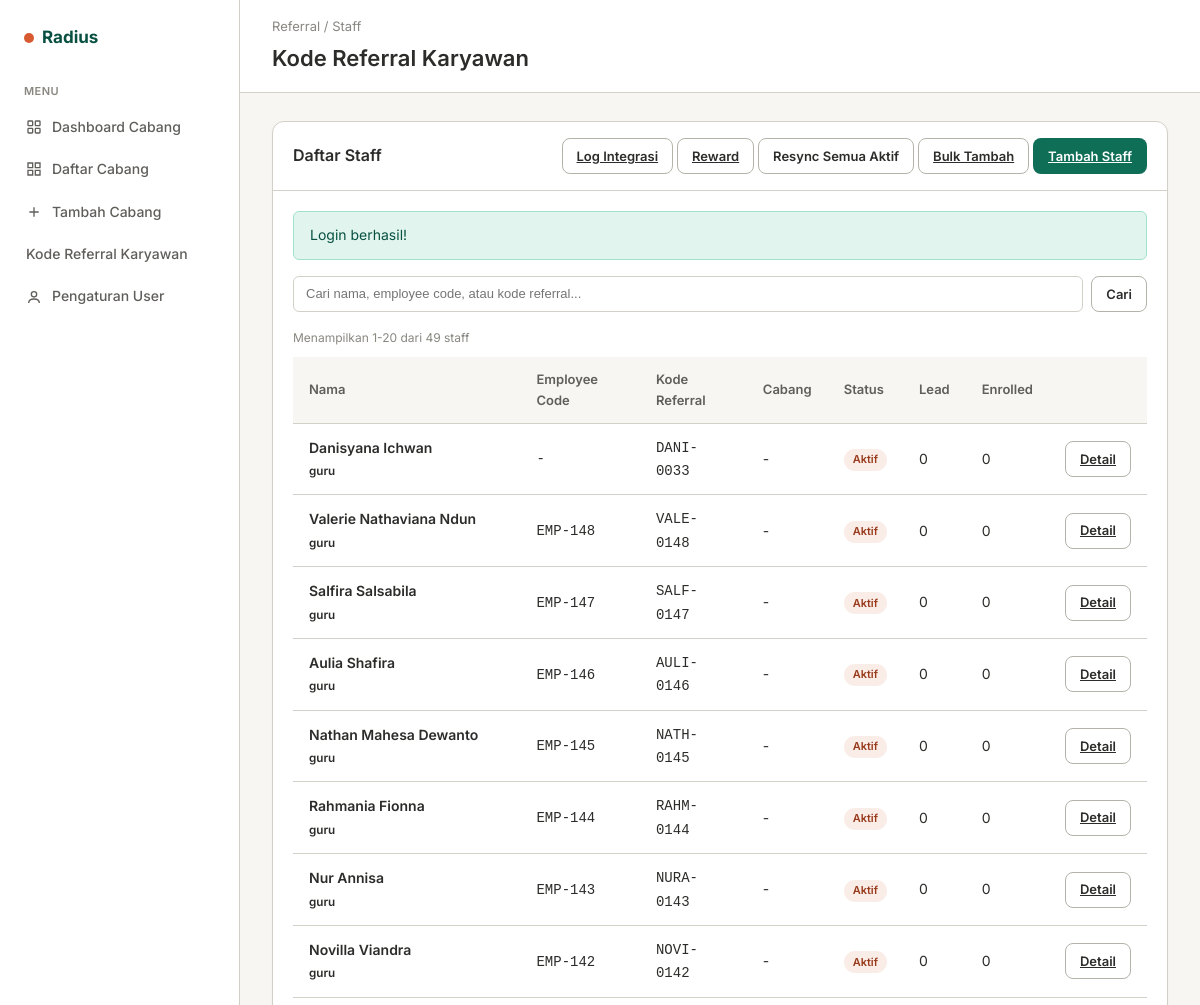
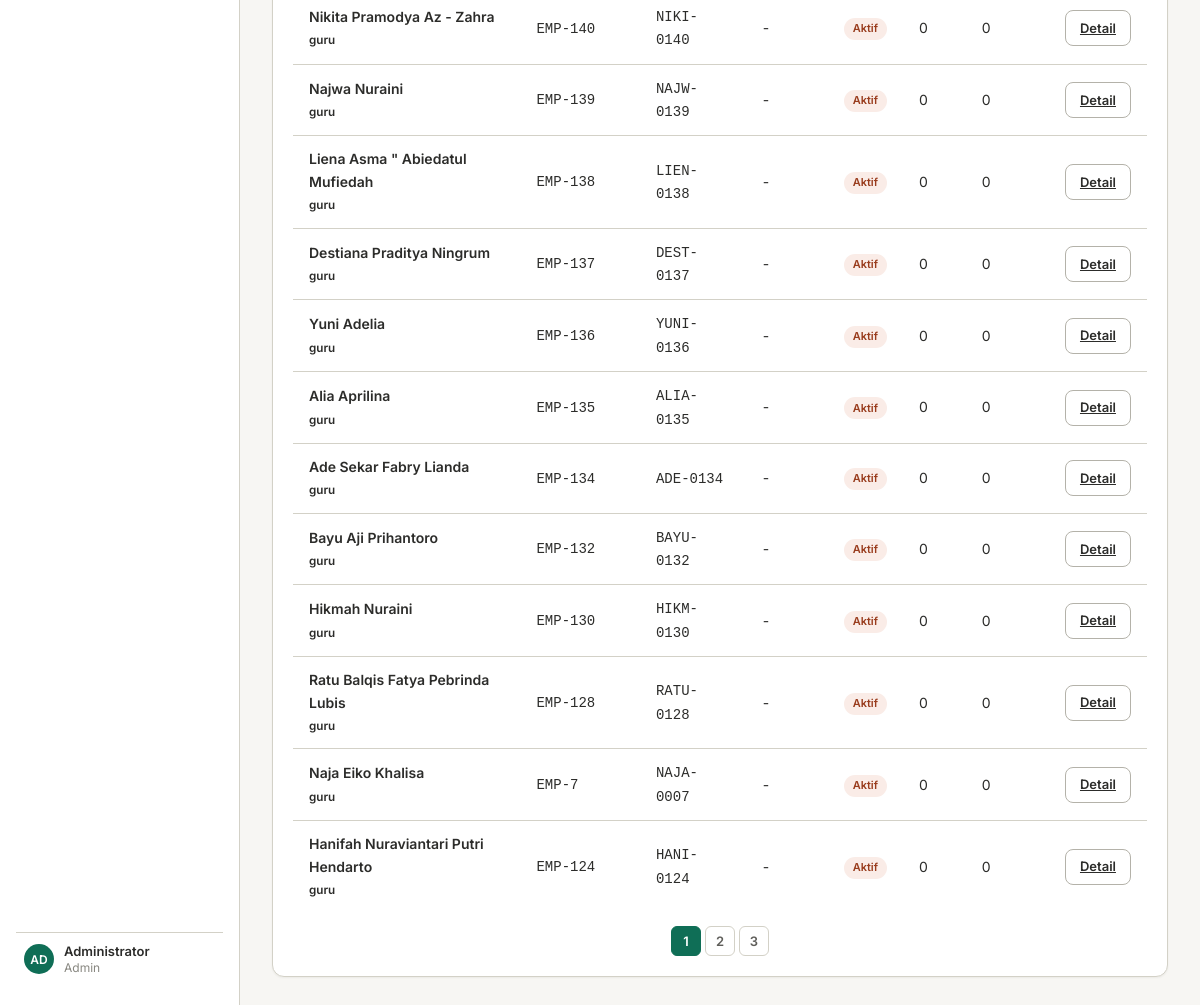
/referral (signed in), run on the app's committed database (2 pictures, top to bottom).
### tables this page shows
CREATE TABLE IF NOT EXISTS staff (
    id INT AUTO_INCREMENT PRIMARY KEY,
    name VARCHAR(150) NOT NULL,
    employee_code VARCHAR(60) NULL UNIQUE,
    role VARCHAR(80) NOT NULL DEFAULT 'staff',
    branch_id INT NULL,
    referral_code VARCHAR(40) NOT NULL UNIQUE,
    status ENUM('aktif', 'nonaktif') NOT NULL DEFAULT 'aktif',
    created_at TIMESTAMP DEFAULT CURRENT_TIMESTAMP,
    updated_at TIMESTAMP DEFAULT CURRENT_TIMESTAMP ON UPDATE CURRENT_TIMESTAMP,
    CONSTRAINT fk_staff_branch FOREIGN KEY (branch_id) REFERENCES branches(id) ON DELETE SET NULL
);

### app/Helpers/functions.php (called while the page is built, shortened)
<?php
function view(string $view, array $data = []) {
    $viewPath = __DIR__ . "/../../views/{$view}.php";
    extract($data);
    include $viewPath;
}
function flash(string $name, string $message = "") {
    if ($message) {
        $_SESSION["flash_{$name}"] = $message;
    } else {
        $msg = $_SESSION["flash_{$name}"] ?? "";
        return $msg;
    }
}

### app/Controllers/ReferralController.php (called while the page is built, shortened)
<?php
class ReferralController {
    private $staff;
    public function __construct() {
        global $pdo;
        $this->staff = new Staff($pdo);
    }
    public function index() {
        $search = trim($_GET['search'] ?? '');
        $perPage = 20;
        $total = $this->staff->paginate($search, 1, 0)['total'];
        $totalPages = max(1, (int) ceil($total / $perPage));
        $page = min(max(1, (int) ($_GET['page'] ?? 1)), $totalPages);
        $result = $this->staff->paginate($search, $perPage, ($page - 1) * $perPage);
        view('referral/index', [
            'staff' => $result['rows'],
            'search' => $search,
            'page' => $page,
            'perPage' => $perPage,
            'total' => $result['total'],
            'totalPages' => $totalPages,
        ]);
    }
}

### index.php (called while the page is built, shortened)
<?php
spl_autoload_register(function ($class) {
    if (strpos($class, "App\\") === 0) {
        $path = __DIR__ . "/app/" . str_replace("\\", "/", substr($class, 4)) . ".php";
    }
});
require_once __DIR__ . "/app/Helpers/functions.php";
$route = $_GET["route"] ?? "dashboard";
$routes = require_once __DIR__ . "/config/routes.php";
$matched = null;
$params = [];
if (!$matched && isset($routes[$route])) {
    $matched = $routes[$route];
}
if ($matched) {
    $controller = $matched["controller"];
    $action = $matched["action"];
    $controllerFile = $controller . "Controller";
    $controllerPath = __DIR__ . "/app/Controllers/{$controllerFile}.php";
    if (file_exists($controllerPath)) {
        $controllerObj = new $class();
        $controllerObj->$action(...array_values($params));
    } else {
        http_response_code(404);
        view("errors/404");
    }
} else {
    http_response_code(404);
    view("errors/404");
}

### app/Models/Staff.php (called while the page is built, shortened)
<?php
class Staff {
    private $pdo;
    public function __construct(PDO $pdo) {
        $this->pdo = $pdo;
    }
    public function paginate(string $search, int $limit, int $offset): array {
        $where = '';
        $params = [];
        $countStmt = $this->pdo->prepare("SELECT COUNT(*) FROM staff s{$where}");
        $countStmt->execute($params);
        $total = (int) $countStmt->fetchColumn();
        $stmt = $this->pdo->prepare("SELECT s.*, b.name AS branch_name,
            (SELECT COUNT(*) FROM registrations r WHERE r.staff_id = s.id) AS lead_count,
            (SELECT COUNT(*) FROM registrations r WHERE r.staff_id = s.id AND r.enrollment_status = 'enrolled') AS enrolled_count
            FROM staff s LEFT JOIN branches b ON b.id = s.branch_id{$where}
            ORDER BY s.created_at DESC, s.id DESC LIMIT ? OFFSET ?");
        $position = 1;
        $stmt->bindValue($position++, $limit, PDO::PARAM_INT);
        $stmt->bindValue($position, $offset, PDO::PARAM_INT);
        $stmt->execute();
        return ['rows' => $stmt->fetchAll(), 'total' => $total];
    }
}

### views/referral/index.php (the view, shortened to what this page needs)
<div class="card"><div class="card-header"><h2 class="card-title">Daftar Staff</h2><div><a class="btn btn-secondary" href="<?php echo APP_URL; ?>/referral/logs">Log Integrasi</a> <a class="btn btn-secondary" href="<?php echo APP_URL; ?>/referral/settings">Reward</a> <form style="display:inline" method="POST" action="<?php echo APP_URL; ?>/referral/resync"><button class="btn btn-secondary" type="submit">Resync Semua Aktif</button></form> <a class="btn btn-secondary" href="<?php echo APP_URL; ?>/referral/bulk">Bulk Tambah</a> <a class="btn btn-primary" href="<?php echo APP_URL; ?>/referral/create">Tambah Staff</a></div></div><div class="card-body">
<?php if ($message = flash('success')): ?><div class="alert alert-success"><?php echo htmlspecialchars($message); ?></div><?php endif; ?>
<form method="GET" action="<?php echo APP_URL; ?>/referral" style="margin-bottom:16px;display:flex;gap:8px;"><input type="search" name="search" value="<?php echo htmlspecialchars($search); ?>" placeholder="Cari nama, employee code, atau kode referral..." style="flex:1;height:36px;padding:0 12px;border:1px solid var(--color-border);border-radius:var(--radius-sm);font-size:13px;"><button class="btn btn-secondary" type="submit">Cari</button><?php if ($search !== ''): ?><a class="btn btn-secondary" href="<?php echo APP_URL; ?>/referral">Reset</a><?php endif; ?></form>
<?php if (empty($staff)): ?><p class="text-muted"><?php echo $search !== '' ? 'Staff tidak ditemukan.' : 'Belum ada staff.'; ?></p><?php else: ?><div class="helper-text" style="margin-bottom:10px;">Menampilkan <?php echo (($page - 1) * $perPage) + 1; ?>-<?php echo min($page * $perPage, $total); ?> dari <?php echo $total; ?> staff</div><table class="table"><thead><tr><th>Nama</th><th>Employee Code</th><th>Kode Referral</th><th>Cabang</th><th>Status</th><th>Lead</th><th>Enrolled</th><th></th></tr></thead><tbody><?php foreach ($staff as $row): ?><tr><td class="text-strong"><?php echo htmlspecialchars($row['name']); ?><br><small><?php echo htmlspecialchars($row['role']); ?></small></td><td><code><?php echo htmlspecialchars($row['employee_code'] ?: '-'); ?></code></td><td><code><?php echo htmlspecialchars($row['referral_code']); ?></code></td><td><?php echo htmlspecialchars($row['branch_name'] ?: '-'); ?></td><td><span class="badge <?php echo $row['status'] === 'aktif' ? 'badge-info' : 'badge-warning'; ?>"><?php echo ucfirst($row['status']); ?></span></td><td><?php echo (int) $row['lead_count']; ?></td><td><?php echo (int) $row['enrolled_count']; ?></td><td><a class="btn btn-secondary" href="<?php echo APP_URL . '/referral/' . $row['id']; ?>">Detail</a></td></tr><?php endforeach; ?></tbody></table><?php endif; ?>
<?php if ($totalPages > 1): ?><div class="pagination"><?php for ($i = 1; $i <= $totalPages; $i++): ?><a class="page-btn <?php echo $i === $page ? 'is-active' : ''; ?>" href="<?php echo APP_URL; ?>/referral?<?php echo http_build_query(['search' => $search, 'page' => $i]); ?>"><?php echo $i; ?></a><?php endfor; ?></div><?php endif; ?></div></div>
<?php $content = ob_get_clean(); include __DIR__ . '/../layouts/main.php'; ?>

### public/css/style.css (style rules this page uses)
:root { --color-primary-50: #E1F5EE; --color-primary-100: #9FE1CB; --color-primary-400: #1D9E75; --color-primary-600: #0F6E56; --color-primary-800: #085041; --color-primary-900: #04342C; --color-accent-50: #FAECE7; --color-accent-400: #D85A30; --color-accent-600: #993C1D; --color-success: #3B6D11; --color-warning: #854F0B; --color-info: #185FA5; --color-danger: #A32D2D; --color-surface-0: #FFFFFF; --color-surface-1: #F7F6F3; --color-surface-2: #FFFFFF; --color-border: #D3D1C7; --color-border-strong: #B4B2A9; --color-text-primary: #2C2C2A; --color-text-secondary: #5F5E5A; --color-text-muted: #888780; --font-sans: "Inter", -apple-system, "Segoe UI", sans-serif; --font-mono: "IBM Plex Mono", "SFMono-Regular", monospace; --radius-sm: 6px; --radius-md: 8px; --radius-lg: 12px; --shadow-sm: 0 1px 2px rgba(44,44,42,0.06); --shadow-md: 0 2px 8px rgba(44,44,42,0.08); --space-1: 4px; --space-2: 8px; --space-3: 12px; --space-4: 16px; --space-5: 24px; --space-6: 32px; }
* { box-sizing: border-box; }
html, body { margin: 0; padding: 0; font-family: var(--font-sans); background: var(--color-surface-1); color: var(--color-text-primary); font-size: 14px; line-height: 1.6; }
.btn { display: inline-flex; align-items: center; gap: 6px; height: 36px; padding: 0 14px; border-radius: var(--radius-md); font-size: 13px; font-weight: 600; cursor: pointer; border: 1px solid transparent; font-family: inherit; }
.btn-primary { background: var(--color-primary-600); color: white; }
.btn-secondary { background: white; border-color: var(--color-border-strong); color: var(--color-text-primary); }
.helper-text { font-size: 12px; color: var(--color-text-muted); margin-top: 6px; }
.card { background: var(--color-surface-2); border: 1px solid var(--color-border); border-radius: var(--radius-lg); box-shadow: var(--shadow-sm); overflow: hidden; }
.card-header { padding: 16px 20px; border-bottom: 1px solid var(--color-border); display: flex; align-items: center; justify-content: space-between; }
.card-title { font-size: 16px; font-weight: 600; margin: 0; }
.card-body { padding: 20px; }
.table { width: 100%; border-collapse: collapse; font-size: 14px; }
.table th, .table td { padding: 12px 16px; text-align: left; border-bottom: 1px solid var(--color-border); }
.table th { background: var(--color-surface-1); color: var(--color-text-secondary); font-weight: 600; font-size: 13px; }
.table tbody tr:last-child td { border-bottom: none; }
.text-strong { font-weight: 600; color: var(--color-text-primary); }
.badge { display: inline-flex; align-items: center; height: 22px; padding: 0 9px; border-radius: 999px; font-size: 11px; font-weight: 600; white-space: nowrap; }
.badge-info { background: var(--color-accent-50); color: var(--color-accent-600); }
.pagination { display: flex; align-items: center; justify-content: center; gap: 4px; margin-top: 14px; }
.page-btn { display: inline-flex; align-items: center; justify-content: center; min-width: 30px; height: 30px; padding: 0 6px; border: 1px solid var(--color-border); border-radius: var(--radius-sm); background: var(--color-surface-0); color: var(--color-text-secondary); font-size: 13px; font-weight: 600; text-decoration: none; transition: all 0.15s ease; }
.page-btn.is-active { background: var(--color-primary-600); border-color: var(--color-primary-600); color: #fff; }
.alert { padding: 12px 16px; border-radius: var(--radius-sm); margin-bottom: var(--space-4); }
.alert-success { background: var(--color-primary-50); color: var(--color-primary-800); border: 1px solid var(--color-primary-100); }

### data on the page
staff: name "Danisyana Ichwan", role "guru", employee_code "-", referral_code "DANI-0033", branch_name "-", status "Aktif", lead_count "0", enrolled_count "0"
staff: name "Valerie Nathaviana Ndun", role "guru", employee_code "EMP-148", referral_code "VALE-0148", branch_name "-", status "Aktif", lead_count "0", enrolled_count "0"
staff: name "Salfira Salsabila", role "guru", employee_code "EMP-147", referral_code "SALF-0147", branch_name "-", status "Aktif", lead_count "0", enrolled_count "0"
staff: name "Aulia Shafira", role "guru", employee_code "EMP-146", referral_code "AULI-0146", branch_name "-", status "Aktif", lead_count "0", enrolled_count "0"
staff: name "Nathan Mahesa Dewanto", role "guru", employee_code "EMP-145", referral_code "NATH-0145", branch_name "-", status "Aktif", lead_count "0", enrolled_count "0"
staff: name "Rahmania Fionna", role "guru", employee_code "EMP-144", referral_code "RAHM-0144", branch_name "-", status "Aktif", lead_count "0", enrolled_count "0"
staff: name "Nur Annisa", role "guru", employee_code "EMP-143", referral_code "NURA-0143", branch_name "-", status "Aktif", lead_count "0", enrolled_count "0"
staff: name "Novilla Viandra", role "guru", employee_code "EMP-142", referral_code "NOVI-0142", branch_name "-", status "Aktif", lead_count "0", enrolled_count "0"
staff: name "Nikita Pramodya Az - Zahra", role "guru", employee_code "EMP-140", referral_code "NIKI-0140", branch_name "-", status "Aktif", lead_count "0", enrolled_count "0"
staff: name "Najwa Nuraini", role "guru", employee_code "EMP-139", referral_code "NAJW-0139", branch_name "-", status "Aktif", lead_count "0", enrolled_count "0"
staff: name "Liena Asma \" Abiedatul Mufiedah", role "guru", employee_code "EMP-138", referral_code "LIEN-0138", branch_name "-", status "Aktif", lead_count "0", enrolled_count "0"
staff: name "Destiana Praditya Ningrum", role "guru", employee_code "EMP-137", referral_code "DEST-0137", branch_name "-", status "Aktif", lead_count "0", enrolled_count "0"
staff: name "Yuni Adelia", role "guru", employee_code "EMP-136", referral_code "YUNI-0136", branch_name "-", status "Aktif", lead_count "0", enrolled_count "0"
staff: name "Alia Aprilina", role "guru", employee_code "EMP-135", referral_code "ALIA-0135", branch_name "-", status "Aktif", lead_count "0", enrolled_count "0"
staff: name "Ade Sekar Fabry Lianda", role "guru", employee_code "EMP-134", referral_code "ADE-0134", branch_name "-", status "Aktif", lead_count "0", enrolled_count "0"
staff: name "Bayu Aji Prihantoro", role "guru", employee_code "EMP-132", referral_code "BAYU-0132", branch_name "-", status "Aktif", lead_count "0", enrolled_count "0"
staff: name "Hikmah Nuraini", role "guru", employee_code "EMP-130", referral_code "HIKM-0130", branch_name "-", status "Aktif", lead_count "0", enrolled_count "0"
staff: name "Ratu Balqis Fatya Pebrinda Lubis", role "guru", employee_code "EMP-128", referral_code "RATU-0128", branch_name "-", status "Aktif", lead_count "0", enrolled_count "0"
staff: name "Naja Eiko Khalisa", role "guru", employee_code "EMP-7", referral_code "NAJA-0007", branch_name "-", status "Aktif", lead_count "0", enrolled_count "0"
staff: name "Hanifah Nuraviantari Putri Hendarto", role "guru", employee_code "EMP-124", referral_code "HANI-0124", branch_name "-", status "Aktif", lead_count "0", enrolled_count "0"

### other printed values
substr(currentUser()["name"] ?? "U", 0, 2) "AD"
currentUser()["name"] "Administrator"
currentUser()["role"] "Admin"
$breadcrumb "Referral / Staff"
$pageTitle "Kode Referral Karyawan"
$message "Login berhasil!"
min($page * $perPage, $total) "20"
$total "49"
